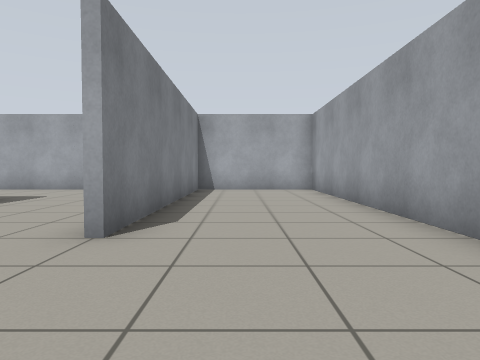
View 1 (above)

24 first-person views from a walk through a robot-simulator world made for Gazebo. The camera is 0.72 m above the floor, tilts 2° down and sees 70° across. The floor is counted in squares, 1 m on a side. Each view is taken from the middle of a square. On the plan, view 1 faces up. The plan holds only what a view shows up to about 11 squares ahead; the rest is blank.

View 2
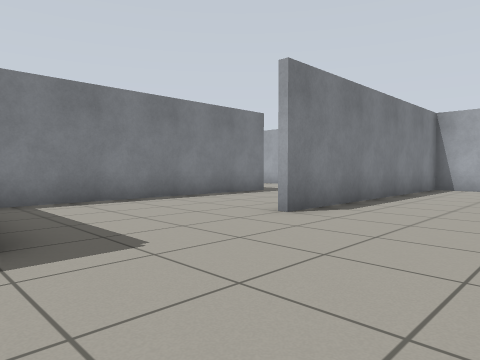

View 3
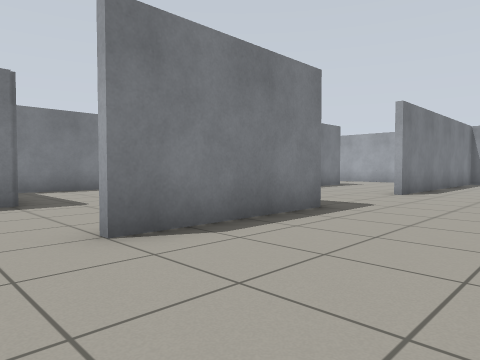

View 4
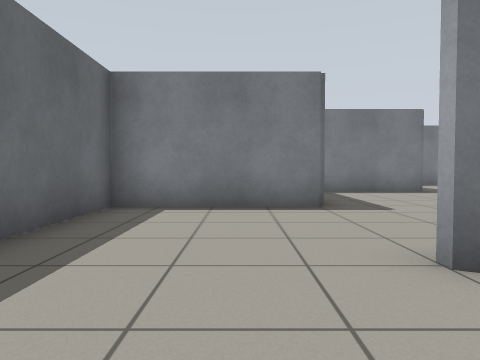

View 5
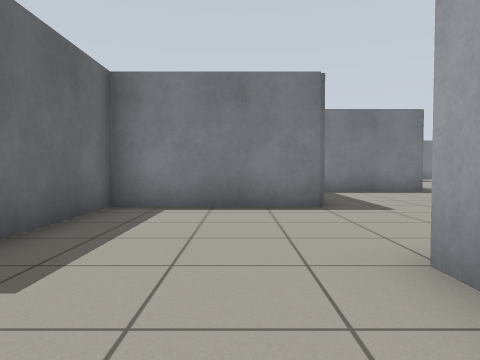

View 6
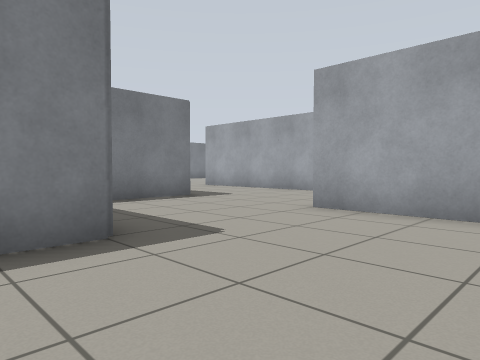

View 7
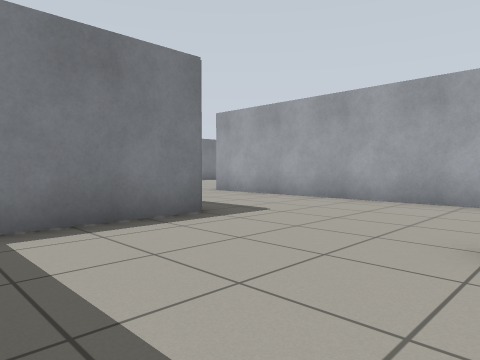

View 8
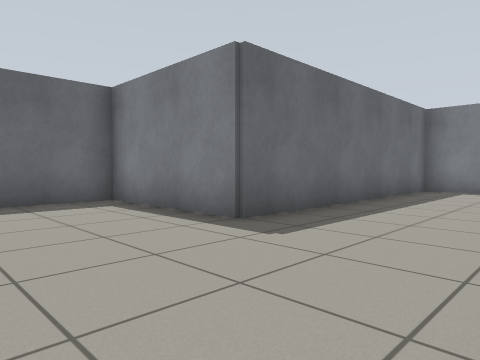

View 9
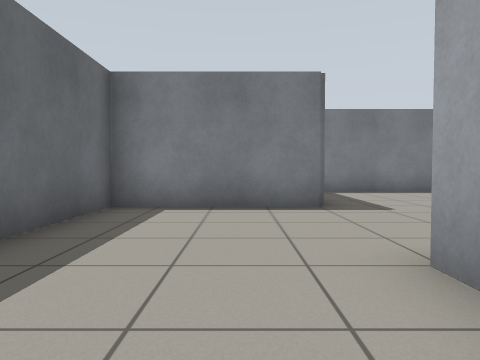

View 10
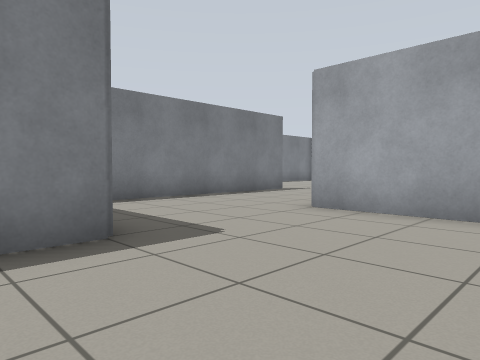

View 11
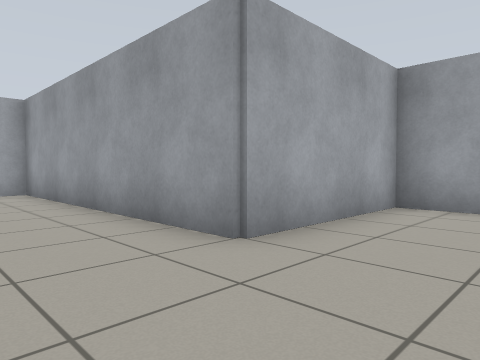

View 12
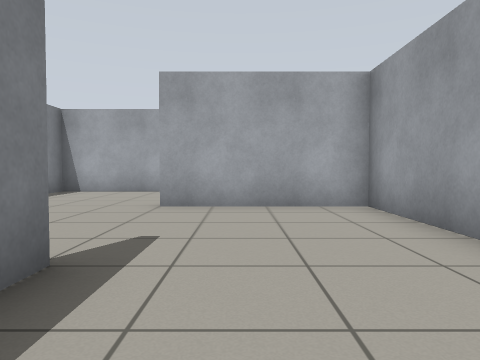

View 13
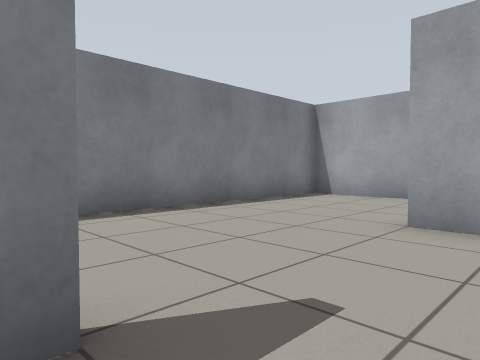

View 14
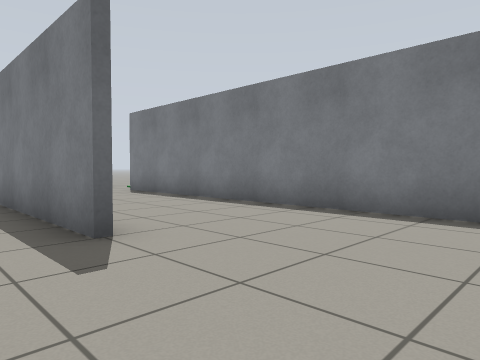

View 15
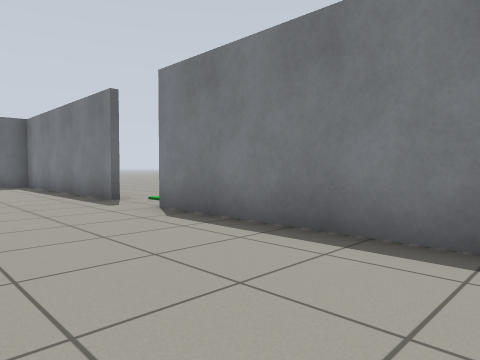

View 16
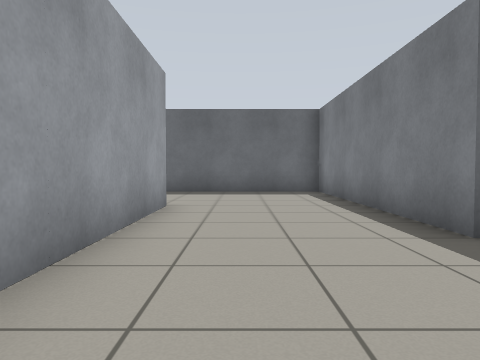

View 17
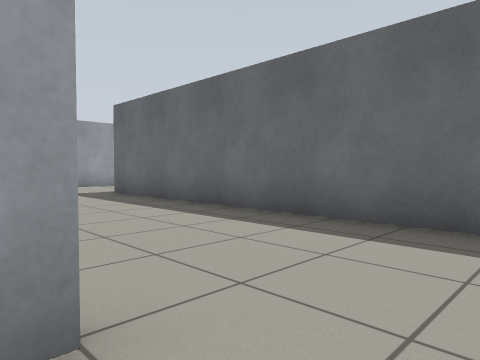

View 18
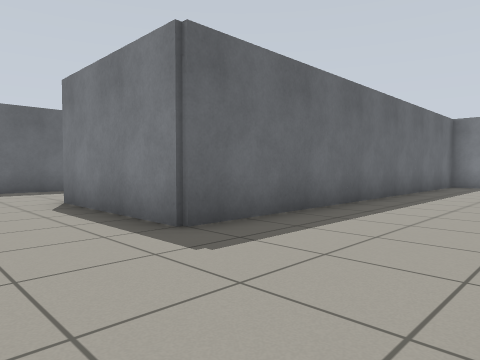

View 19
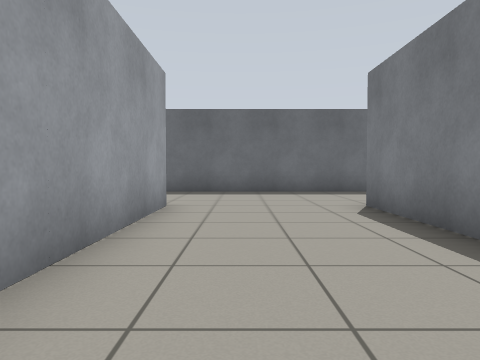

View 20
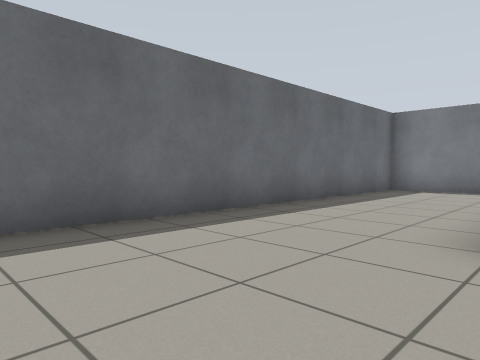

View 21
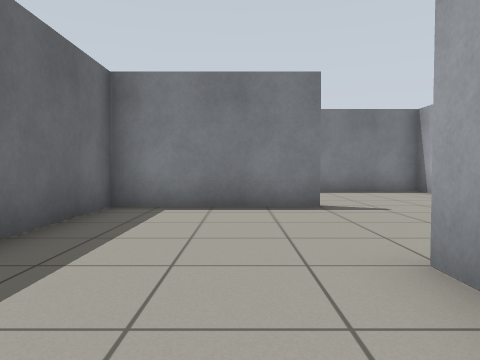

View 22
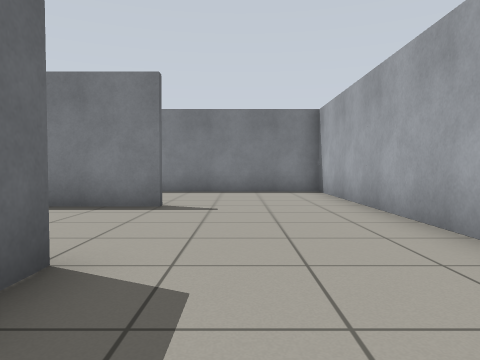

View 23
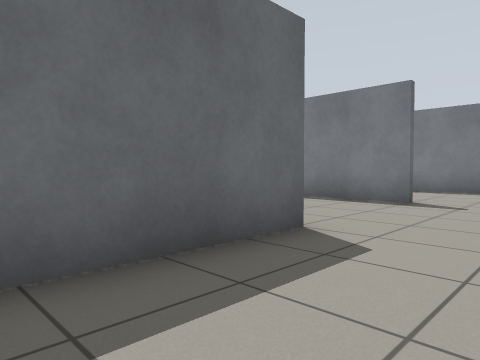

View 24
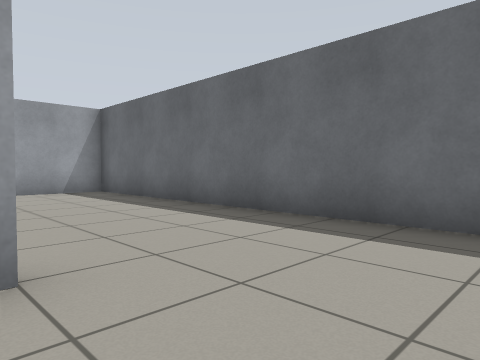

### Floor plan
Points are (right, up) in squares from view 1. A wall is a line through its corners. A room is listed if a view was taken in it or the views show most of it. See-through windows are left out.
Room 1 (views 1, 2, 3, 4, 5, 6, 7, 8, 9, 10, 11, 12, 13, 14, 15, 16, 17, 18, 19, 20, 21, 22, 23, 24)
walls: (-10.2, 7.4) (-17.5, 7.4); (-17.6, 10.1) (-17.6, 11.4) (-21.6, 11.4) (-21.6, 19.4) (-25.5, 19.4); (-6.9, 3.4) (-9.5, 3.4); (-5.4, 7.2) (-5.4, 0.2); (-9.4, -0.4) (-9.4, -4.4) (-6.4, -4.4); (-21.4, 7.6) (-21.4, 3.6) (-13.4, 3.6) (-13.4, -0.4) (-11.2, -0.4); (-4.9, -0.6) (-5.5, -0.6); (-13.6, -4.6) (-13.6, 0.1); (-22.4, -0.6) (-29.5, -0.6); (-25.6, 3.4) (-25.6, 8.1); (-0.1, 11.4) (-1.4, 11.4) (-1.4, 3.5); (-5.4, -4.4) (-5.4, -8.5); (-1.4, -0.4) (-1.4, -4.5); (-20.9, -4.6) (-21.5, -4.6); (-21.6, -4.4) (-18.4, -4.4); (-25.4, 15.6) (-25.4, 8.5); (2.4, 3.4) (2.4, 11); (-29.4, 6.6) (-29.4, -5.8); (-25.4, -4.4) (-25.4, -8.4) (-2.4, -8.4); (-5.6, -8.5) (-5.6, -6.1); (-29.5, -0.4) (-17.4, -0.4) (-17.4, -4.5); (-26.4, 23.4) (-29.4, 23.4) (-29.4, 8.5)
ways out: opening at (-29, 7.5)

Positions as (right, up) in squares from view 1, and headings:
1: (0, 0), facing up
2: (2, -1), facing up-left
3: (2, -6), facing up-left
4: (1, -6), facing left
5: (-3, -2), facing left
6: (-6, -2), facing up-left
7: (-9, 0), facing up-left
8: (-10, 7), facing down-left
9: (-15, 6), facing left
10: (-18, 6), facing up-left
11: (-24, 9), facing up-right
12: (-24, 13), facing up
13: (-24, 15), facing up-left
14: (-24, 19), facing down-left
15: (-26, 14), facing down-left
16: (-27, 10), facing down
17: (-27, 4), facing down-right
18: (-15, 3), facing down-left
19: (-15, 2), facing down
20: (-14, -4), facing down-left
21: (-19, -6), facing left
22: (-19, -3), facing left
23: (-18, -2), facing down-left
24: (-16, -4), facing down-right
